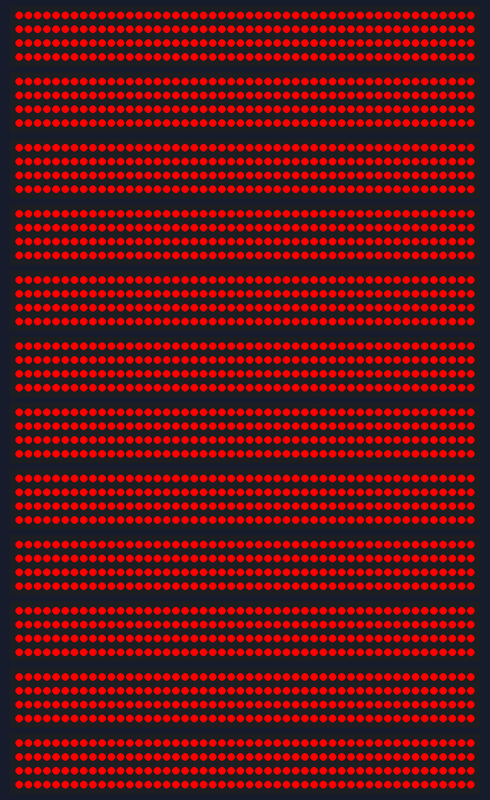
The sketch below on a simulated ESP32. On the bench: 12 × 200 RGB LEDs in strip order, left to right, continuing on the next row.

Above: at 0.16 s.

The sketch:

ESP32_15x200_leds.ino
```cpp
#include <FastLED.h>

#define rows 15
#define columns 200

int data_pins [] = {22,23,24,25,26,27,28,29,30,31,32,33,34,35,36}; // length needs to match rows

CRGB leds [ rows ][ columns ];

void setup() {
    FastLED.addLeds<NEOPIXEL, 22>(leds[0], columns);
    FastLED.addLeds<NEOPIXEL, 23>(leds[1], columns);
    FastLED.addLeds<NEOPIXEL, 15>(leds[2], columns);
    FastLED.addLeds<NEOPIXEL, 25>(leds[3], columns);
    FastLED.addLeds<NEOPIXEL, 26>(leds[4], columns);
    FastLED.addLeds<NEOPIXEL, 27>(leds[5], columns);
    FastLED.addLeds<NEOPIXEL, 16>(leds[6], columns);
    FastLED.addLeds<NEOPIXEL, 17>(leds[7], columns);
    FastLED.addLeds<NEOPIXEL, 18>(leds[8], columns);
    FastLED.addLeds<NEOPIXEL, 19>(leds[9], columns);
    FastLED.addLeds<NEOPIXEL, 32>(leds[0], columns);
    FastLED.addLeds<NEOPIXEL, 33>(leds[11], columns);
    FastLED.addLeds<NEOPIXEL, 21>(leds[12], columns);
    FastLED.addLeds<NEOPIXEL, 14>(leds[13], columns);
    FastLED.addLeds<NEOPIXEL, 13>(leds[14], columns);
}

void loop() {
  for (int r = 0; r < rows; r++){
    for (int c = 0; c < columns; c++){
      leds[r][c] = CRGB::Red;
    }
  }
  FastLED.show();
  delay(50);
  for (int r = 0; r < rows; r++){
    for (int c = 0; c < columns; c++){
      leds[r][c] = CRGB::Black;
    }
  }
  FastLED.show();
  delay(50);
}
```
